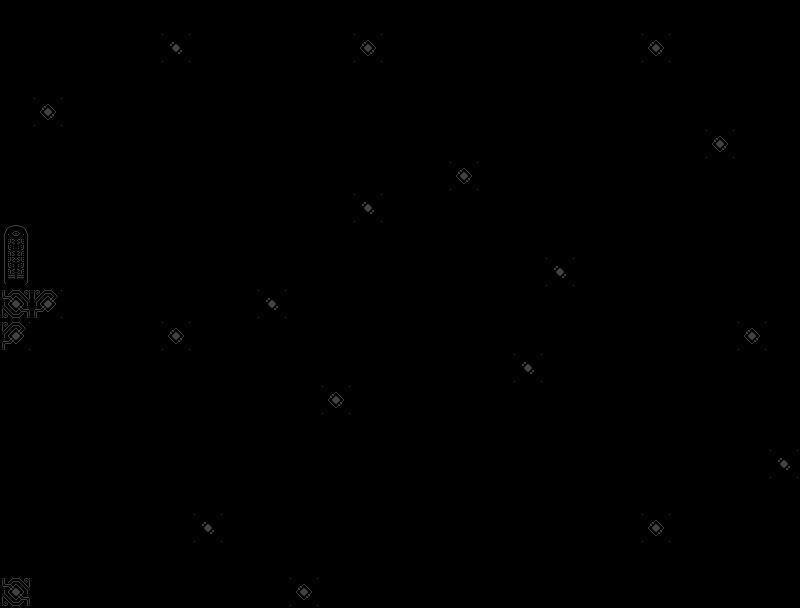

Rendered tile map (Tiled .tmx) drawn with the repository's tilesets; below, a short description and the map source with its tile grids summarised:
An orthogonal 25x19 tile map with 32x32 px tiles, 4 tile layers (collision, ground_decorations, decorations, rift).

<map version="1.2" tiledversion="1.3.4" orientation="orthogonal" renderorder="right-down" width="25" height="19" tilewidth="32" tileheight="32" infinite="0" nextlayerid="6" nextobjectid="1">
 <editorsettings>
  <export target="level_6.json" format="json" />
 </editorsettings>
 <tileset firstgid="1" source="nort_platform_tiles-Sheet.tsx" />
 <layer id="1" name="collision" width="25" height="19">
  <data>[475 cells, 202 non-empty, 13 distinct tile ids]</data>
 </layer>
 <layer id="2" name="ground_decorations" width="25" height="19">
  <data>[475 cells, 138 non-empty, 8 distinct tile ids]</data>
 </layer>
 <layer id="3" name="decorations" width="25" height="19">
  <data>[475 cells, 44 non-empty, 4 distinct tile ids]</data>
 </layer>
 <layer id="5" name="rift" width="25" height="19">
  <data>[475 cells, 36 non-empty, 11 distinct tile ids]</data>
 </layer>
</map>
